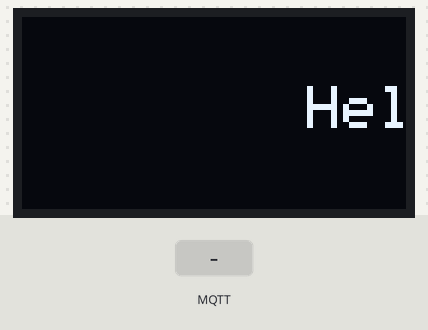
Bench run of a sketch on a simulated ESP8266 (Wemos D1 mini). On the bench: 128×64 one-colour display. The inputs (shaded band) are chosen by the test bench. WiFi joins after 1.5 s; servers stay silent unless stated; random numbers use the default seed unless the sketch sets one; no MQTT or app messages arrive unless stated; what the sketch prints to the serial monitor is not drawn.

Above: at 2.7 s.
2.8 s: MQTT message "on" arrives on the first subscribed topic
At 3.24 s:
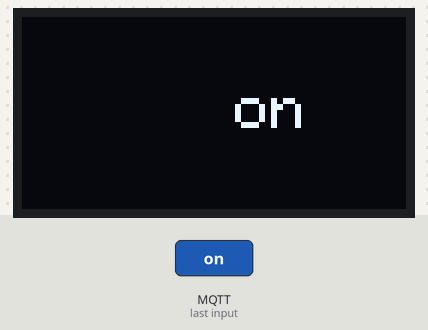
5.5 s: MQTT message "off" arrives on the first subscribed topic
At 6.61 s:
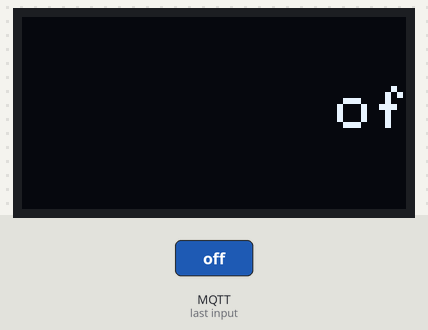
7.9 s: MQTT message "1" arrives on the first subscribed topic
At 8.15 s:
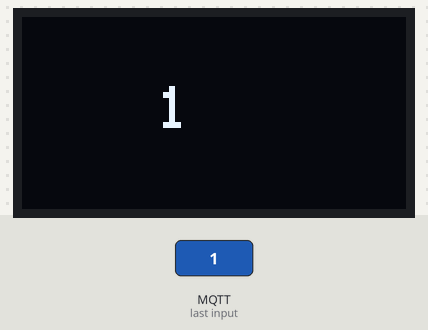
Timing chart, 0 to 10.9 s (numbered marks = the images above; inputs shaded):
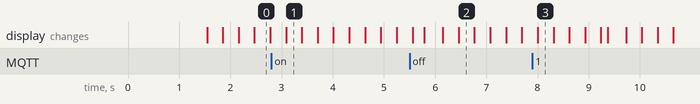

The sketch:

mqtt_OLEDesp8266.ino
```cpp
/*
 Basic ESP8266 MQTT example
 This sketch demonstrates the capabilities of the pubsub library in combination
 with the ESP8266 board/library.
 It connects to an MQTT server then:
  - publishes "hello world" to the topic "outTopic" every two seconds
  - subscribes to the topic "inTopic", printing out any messages
    it receives. NB - it assumes the received payloads are strings not binary
  - If the first character of the topic "inTopic" is an 1, switch ON the ESP Led,
    else switch it off
 It will reconnect to the server if the connection is lost using a blocking
 reconnect function. See the 'mqtt_reconnect_nonblocking' example for how to
 achieve the same result without blocking the main loop.
 To install the ESP8266 board, (using Arduino 1.6.4+):
  - Add the following 3rd party board manager under "File -> Preferences -> Additional Boards Manager URLs":
       http://arduino.esp8266.com/stable/package_esp8266com_index.json
  - Open the "Tools -> Board -> Board Manager" and click install for the ESP8266"
  - Select your ESP8266 in "Tools -> Board"
*/

#include <ESP8266WiFi.h>
#include <PubSubClient.h>
#include <SPI.h>
#include <Wire.h>
#include <Adafruit_GFX.h>
#include <Adafruit_SSD1306.h>

#define SCREEN_WIDTH 128 // OLED display width, in pixels
#define SCREEN_HEIGHT 64 // OLED display height, in pixels

// Declaration for SSD1306 display connected using I2C
#define OLED_RESET     -1 // Reset pin # (or -1 if sharing Arduino reset pin)
#define SCREEN_ADDRESS 0x3C
Adafruit_SSD1306 display(SCREEN_WIDTH, SCREEN_HEIGHT, &Wire, OLED_RESET);

int x, minX;

// Update these with values suitable for your network.

const char* ssid = "#######";
const char* password = "##########";
const char* mqtt_server = "################";

WiFiClient espClient;
PubSubClient client(espClient);
// #define MSG_BUFFER_SIZE	100
// char msg[MSG_BUFFER_SIZE];
String msg = "Hello World!";

void setup_wifi() {
  delay(10);
  // We start by connecting to a WiFi network
  Serial.println();
  Serial.print("Connecting to ");
  Serial.println(ssid);

  WiFi.mode(WIFI_STA);
  WiFi.begin(ssid, password);

  while (WiFi.status() != WL_CONNECTED) {
    delay(500);
    Serial.print(".");
  }

  randomSeed(micros());

  Serial.println("");
  Serial.println("WiFi connected");
  Serial.println("IP address: ");
  Serial.println(WiFi.localIP());
}

// void callback(char* topic, byte* payload, unsigned int length) {
//   // Serial.print("Message arrived [");
//   // Serial.print(topic);
//   // Serial.print("] ");
//   for (int i = 12; i < length; i++) {
//     Serial.print((char)payload[i]);
//   }
//   Serial.println();
// }

void scrollMsg() {
  minX = -12 * strlen(msg.c_str());  // 12 = 6 pixels/character * text size 2

  display.clearDisplay();
  display.setTextSize(2);
  display.setCursor(x,23);
  display.print(msg);
  display.display();
  x = x - 1; // scroll speed, make more positive to slow down the scroll
  if (x < minX) {
    x = display.width();
    // should check if new messages have arrived
  }
}

void callback(char* topic, byte* payload, unsigned int length)
{
    payload[length] = '\0';
    // int value = String((char*) payload).toInt();
    // String(msg) = String((char*) payload);
    msg = String((char*)payload);
    Serial.println(msg);

    // Serial.println(topic);
    // Serial.println(msg);
}

void reconnect() {
  // Loop until we're reconnected
  while (!client.connected()) {
    Serial.print("Attempting MQTT connection...");
    // Create a random client ID
    String clientId = "ESP8266Client-";
    clientId += String(random(0xffff), HEX);
    // Attempt to connect
    if (client.connect(clientId.c_str())) {
      Serial.println("connected");
      // Once connected, publish an announcement...
      client.publish("hass/adi_esp/output", "hello world");
      // ... and resubscribe
      client.subscribe("hass/adi_esp/input");
    } else {
      Serial.print("failed, rc=");
      Serial.print(client.state());
      Serial.println(" try again in 5 seconds");
      // Wait 5 seconds before retrying
      delay(5000);
    }
  }
}

void setup_wifi();
void scrollMsg();
void callback(char* topic, byte* payload, unsigned int length);
void reconnect();

void setup() {
  // msg = String("Hello World").c_str();
  Serial.begin(115200);
  setup_wifi();
  client.setServer(mqtt_server, 1883);
  client.setCallback(callback);

  // initialize the OLED object
  if(!display.begin(SSD1306_SWITCHCAPVCC, SCREEN_ADDRESS)) {
    Serial.println(F("SSD1306 allocation failed"));
    for(;;); // Don't proceed, loop forever
  }

  display.setTextSize(2);
  display.setTextColor(WHITE);
  display.setTextWrap(false);
  x = display.width();
}

void loop() {

  if (!client.connected()) {
    reconnect();
  }
  client.loop();
  scrollMsg();
  // unsigned long now = millis();
  // if (now - lastMsg > 5000) {
  //   lastMsg = now;
  //   ++value;
  //   snprintf (msg, MSG_BUFFER_SIZE, "hello world #%ld", value);
  //   Serial.print("Publish message: ");
  //   Serial.println(msg);
  //   client.publish("hass/adi_esp/output", msg);
  // }
}
```
